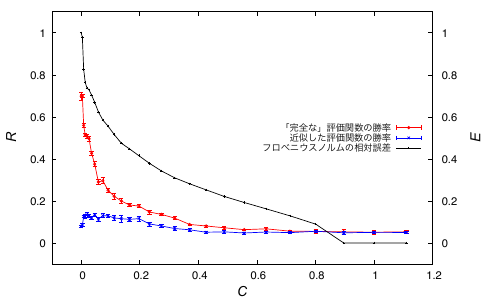

Reproduce this figure in gnuplot.
set term pdf
set output "task2.pdf"
set xrange [-0.1:1.2]
set yrange [-0.1:1.1]
set y2range [-0.1:1.1]
set y2tics 0,0.2
set ytics nomirror
set xlabel "C" font "Arial-Italic,15"
set ylabel "R" font "Arial-Italic,15"
set y2label "E" font "Arial-Italic,15"
set key right center font "Arial,10"
p "task2.dat" u 1:2:6 pt 6 ps 0.3 lt rgb 'red' w yerrorlines t "「完全な」評価関数の勝率",\
 "task2.dat" u 1:3:7 pt 2 ps 0.3 lt rgb 'blue' w yerrorlines t "近似した評価関数の勝率",\
 "task2.dat" u 1:5 pt 1 ps 0.3 lt rgb 'black' w lp axis x1y2 t "フロべニウスノルムの相対誤差"
